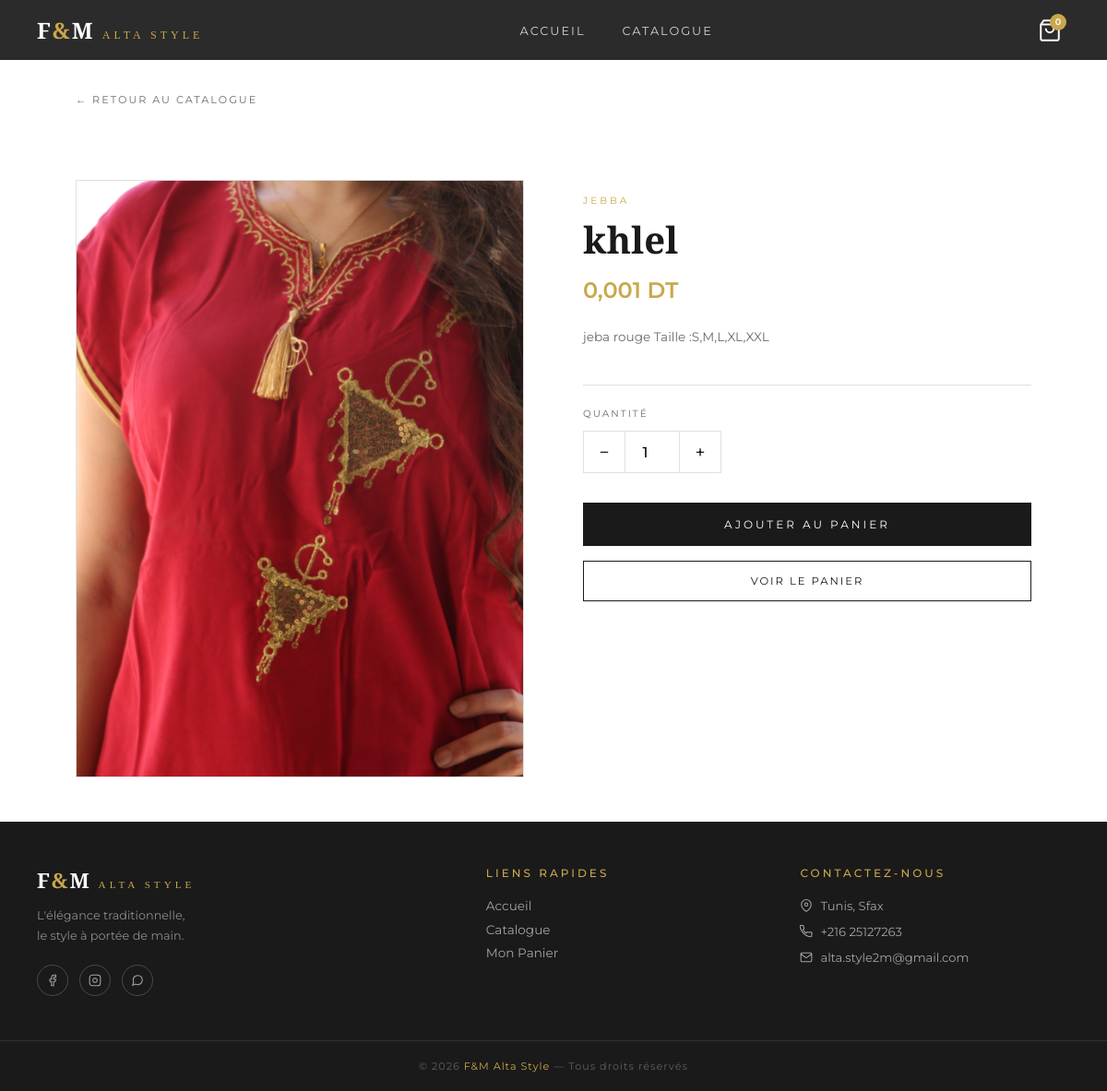
The app's page /produit/1/ with its own data.
### boutique/models.py (models this page shows, shortened)
class Produit(models.Model):
    CATEGORIES = [
        ('jebba', 'Jebba'),
        ('burnous', 'Burnous'),
        ('kaftan', 'Kaftan'),
        ('accessoire', 'Accessoire'),
    ]
    nom = models.CharField(max_length=200)
    description = models.TextField()
    prix = models.DecimalField(max_digits=10, decimal_places=3)
    categorie = models.CharField(max_length=50, choices=CATEGORIES)
    image = models.ImageField(upload_to='produits/', blank=True, null=True)
    disponible = models.BooleanField(default=True)
    tailles = models.CharField(max_length=200, blank=True, default='', help_text='ex: S,M,L,XL,XXL')
    date_ajout = models.DateTimeField(auto_now_add=True)

### boutique/views.py (the view)
# urls.py: path('produit/<int:pk>/', views.produit_detail, name='produit_detail'),
def produit_detail(request, pk):
    produit = get_object_or_404(Produit, pk=pk)
    return render(request, 'boutique/produit_detail.html', {'produit': produit})

### boutique/templates/boutique/produit_detail.html (shortened to what this page needs)
{% extends 'boutique/base.html' %}
{% load static %}
{% block content %}
<div style="max-width:1100px;margin:2rem auto;padding:0 2rem">
  <a href="/catalogue/" class="back-link">← Retour au catalogue</a>
</div>
<div class="detail-wrapper">
  <div class="detail-img">
    {% if produit.image %}
    <img src="{{ produit.image.url }}" alt="{{ produit.nom }}">
    {% else %}🥻{% endif %}
  </div>
  <div class="detail-info">
    <p class="detail-cat">{{ produit.categorie }}</p>
    <h1 class="detail-name">{{ produit.nom }}</h1>
    <p class="detail-price">{{ produit.prix }} DT</p>
    <p class="detail-desc">{{ produit.description }}</p>
    <div class="detail-info-row">
    </div>
    <p class="qty-label">Quantité</p>
    <div class="qty-control">
      <button class="qty-btn" onclick="changeQty(-1)">−</button>
      <input type="number" class="qty-num" id="qty" value="1" min="1" max="99" readonly>
      <button class="qty-btn" onclick="changeQty(1)">+</button>
    </div>
    <button class="add-to-cart-btn"
      data-id="{{ produit.id }}"
      data-nom="{{ produit.nom|escapejs }}"
      data-prix="{{ produit.prix }}"
      onclick="addToCartDetail(this)">
      Ajouter au Panier
    </button>
    <a href="/panier/" class="btn-outline" style="width:100%;text-align:center;display:block;padding:14px">
      Voir le Panier
    </a>
  </div>
</div>
{% endblock %}

### boutique/templates/boutique/base.html (style rules this page uses)
* { margin:0;padding:0;box-sizing:border-box }
:root { --gold:#C9A84C; --white:#FFFFFF; --cream:#FAF8F3; --black:#1A1A1A; --dark:#2b2b2b; --gray:#6B6B6B; --border:#e0e0e0; }
body { font-family:'Montserrat',sans-serif;background:var(--white);color:var(--black);display:flex;flex-direction:column;min-height:100vh }
.btn-outline { background:none; color:var(--black); border:1.5px solid var(--black); padding:12px 28px; font-family:'Montserrat',sans-serif; font-size:0.72rem; letter-spacing:2px; text-transform:uppercase; cursor:pointer; text-decoration:none; display:inline-block; transition:all 0.3s; }

### boutique/templates/boutique/produit_detail.html (style rules this page uses)
.detail-wrapper { max-width:1100px;margin:3rem auto;padding:0 2rem;display:grid;grid-template-columns:1fr 1fr;gap:4rem;align-items:start }
.detail-img { aspect-ratio:3/4;background:var(--cream);display:flex;align-items:center;justify-content:center;font-size:8rem;border:1px solid var(--border);overflow:hidden }
.detail-img img { width:100%;height:100%;object-fit:cover }
.detail-info { padding-top:1rem }
.detail-cat { font-size:0.65rem;letter-spacing:3px;text-transform:uppercase;color:var(--gold);margin-bottom:0.75rem }
.detail-name { font-family:'Cormorant Garamond',serif;font-size:2.5rem;font-weight:600;line-height:1.2;margin-bottom:1rem }
.detail-price { font-size:1.5rem;font-weight:600;color:var(--gold);margin-bottom:1.5rem }
.detail-desc { font-size:0.85rem;color:var(--gray);line-height:1.8;margin-bottom:1rem }
.detail-info-row { display:flex;gap:0.5rem;align-items:center;font-size:0.85rem;margin-bottom:0.5rem;padding-bottom:1.5rem;border-bottom:1px solid var(--border) }
.qty-label { font-size:0.65rem;letter-spacing:2px;text-transform:uppercase;color:var(--gray);margin-bottom:0.75rem;margin-top:1.5rem }
.qty-control { display:flex;align-items:center;gap:0;margin-bottom:2rem;width:fit-content;border:1px solid var(--border) }
.qty-btn { background:none;border:none;width:44px;height:44px;font-size:1.2rem;cursor:pointer;transition:background 0.2s;font-family:'Montserrat',sans-serif }
.qty-num { width:60px;height:44px;text-align:center;font-size:1rem;font-weight:500;border:none;border-left:1px solid var(--border);border-right:1px solid var(--border);font-family:'Montserrat',sans-serif;outline:none }
.add-to-cart-btn { width:100%;background:var(--black);color:var(--white);border:none;padding:16px;font-family:'Montserrat',sans-serif;font-size:0.75rem;letter-spacing:3px;text-transform:uppercase;cursor:pointer;transition:background 0.3s;margin-bottom:1rem }
.back-link { display:inline-block;font-size:0.7rem;letter-spacing:2px;text-transform:uppercase;color:var(--gray);text-decoration:none;margin-bottom:2rem;transition:color 0.3s }

### records on screen
Produit: image (picture), categorie "JEBBA", nom "khlel", prix "0,001", description "jeba rouge Taille :S,M,L,XL,XXL"
